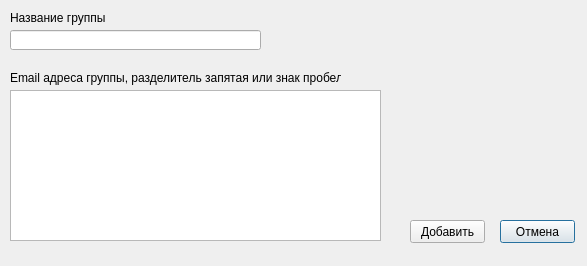
<?xml version="1.0" encoding="UTF-8"?>
<ui version="4.0">
 <class>AppendMailGroup</class>
 <widget class="QDialog" name="AppendMailGroup">
  <property name="geometry">
   <rect>
    <x>0</x>
    <y>0</y>
    <width>587</width>
    <height>266</height>
   </rect>
  </property>
  <property name="minimumSize">
   <size>
    <width>587</width>
    <height>266</height>
   </size>
  </property>
  <property name="maximumSize">
   <size>
    <width>587</width>
    <height>266</height>
   </size>
  </property>
  <property name="windowTitle">
   <string>Dialog</string>
  </property>
  <widget class="QLabel" name="label">
   <property name="geometry">
    <rect>
     <x>10</x>
     <y>10</y>
     <width>151</width>
     <height>16</height>
    </rect>
   </property>
   <property name="text">
    <string>Название группы</string>
   </property>
  </widget>
  <widget class="QLabel" name="label_2">
   <property name="geometry">
    <rect>
     <x>10</x>
     <y>70</y>
     <width>331</width>
     <height>16</height>
    </rect>
   </property>
   <property name="text">
    <string>Email адреса группы, разделитель запятая или знак пробела</string>
   </property>
  </widget>
  <widget class="QPushButton" name="cancelButton">
   <property name="geometry">
    <rect>
     <x>500</x>
     <y>220</y>
     <width>75</width>
     <height>23</height>
    </rect>
   </property>
   <property name="text">
    <string>Отмена</string>
   </property>
  </widget>
  <widget class="QPushButton" name="appendMailButton">
   <property name="geometry">
    <rect>
     <x>410</x>
     <y>220</y>
     <width>75</width>
     <height>23</height>
    </rect>
   </property>
   <property name="text">
    <string>Добавить</string>
   </property>
  </widget>
  <widget class="QLineEdit" name="groupNameLineEdit">
   <property name="geometry">
    <rect>
     <x>10</x>
     <y>30</y>
     <width>251</width>
     <height>20</height>
    </rect>
   </property>
  </widget>
  <widget class="QPlainTextEdit" name="mailListPlainTextEdit">
   <property name="geometry">
    <rect>
     <x>10</x>
     <y>90</y>
     <width>371</width>
     <height>151</height>
    </rect>
   </property>
  </widget>
  <widget class="QLabel" name="invalidInputLabel">
   <property name="geometry">
    <rect>
     <x>110</x>
     <y>10</y>
     <width>451</width>
     <height>16</height>
    </rect>
   </property>
   <property name="text">
    <string/>
   </property>
  </widget>
 </widget>
 <resources/>
 <connections/>
</ui>
